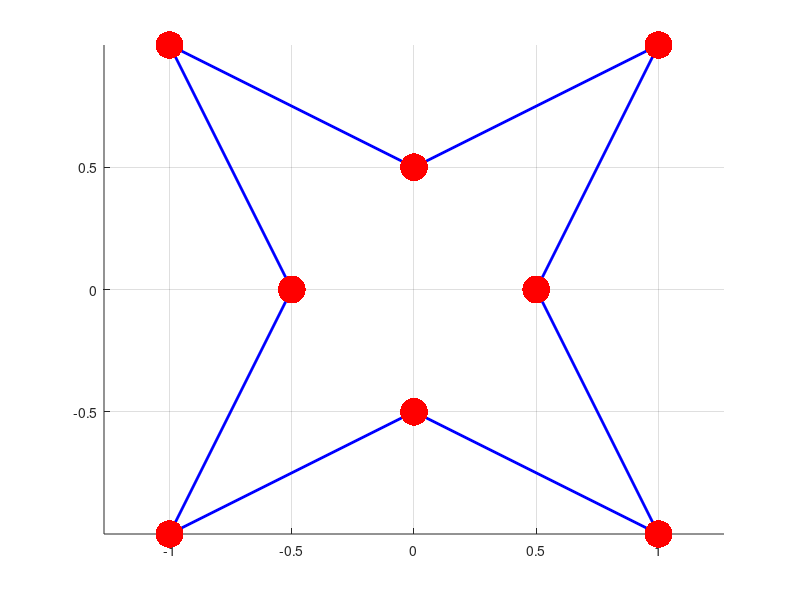

Recreate this plot in MATLAB.
figure
z = [1+j 0.5 1-j -0.5*j -1-j -0.5 -1+j 0.5*j 1+j];
hold on
plot(real(z), imag(z), 'b-', 'linewidth', 2);
plot(real(z), imag(z), 'r.', 'markersize', 60);
hold off
axis equal
grid on
print('output.pdf', '-dpdf', '-bestfit');
